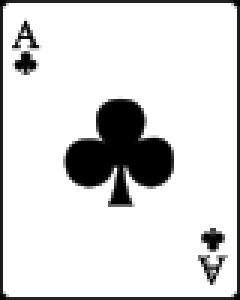
#> input picture img/80px-Playing_card_club_A.svg.png, 80 x 100 px (shown 3 times larger)
$ jupyter execute cards.ipynb
#> lines starting #> are read from the running program, lines starting #| are printed output that depends on the picture
[cell 1]
import cv2
import matplotlib.pyplot as plt

def grid_display(list_of_images, list_of_titles=[], no_of_columns=2, figsize=(10,10)):

    fig = plt.figure(figsize=figsize)
    column = 0
    for i in range(len(list_of_images)):
        column += 1
        #  check for end of column and create a new figure
        if column == no_of_columns+1:
            fig = plt.figure(figsize=figsize)
            column = 1
        fig.add_subplot(1, no_of_columns, column)
        plt.imshow(list_of_images[i])
        plt.axis('off')
        if len(list_of_titles) >= len(list_of_images):
            plt.title(list_of_titles[i])

img_1 = cv2.imread('./img/80px-Playing_card_club_A.svg.png')
#> img_1 is the input picture: shape (100, 80, 3); min 0, max 255, mean 217.4
img_2 = cv2.imread('./img/80px-Playing_card_club_2.svg.png')
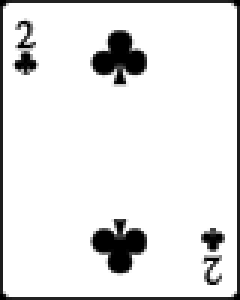
#> input picture img/80px-Playing_card_club_2.svg.png, 80 x 100 px (shown 3 times larger)
#> img_2 is the input picture: shape (100, 80, 3); min 0, max 255, mean 229
images = [img_1, img_2]
grid_display(images, figsize=(2,2))
#> the loop in grid_display, `for i in range(len(list_of_images)):` made 2 passes
#> after the loop in grid_display, `for i in range(len(list_of_images)):`: column = 2
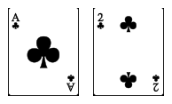
#> figure drawn by matplotlib, 2 panels

[cell 2]
import os
import random

path = 'img'
deck = [os.path.join(path, f.name) for f in os.scandir(path) if f.is_file() and f.name != '.DS_Store']
# display(deck)
random.shuffle(deck)
images = [cv2.imread(card) for card in deck]
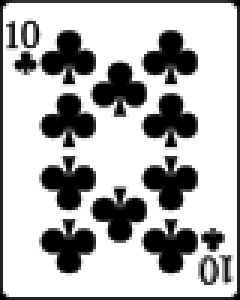
#> input picture img/80px-Playing_card_club_10.svg.png, 80 x 100 px (shown 3 times larger)
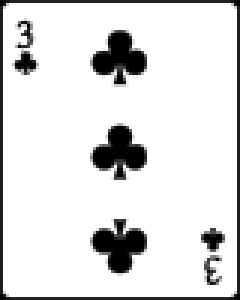
#> input picture img/80px-Playing_card_club_3.svg.png, 80 x 100 px (shown 3 times larger)
#> images = 4 items
grid_display(images, no_of_columns=13, figsize=(18,5))
#> the loop in grid_display (call 2), `for i in range(len(list_of_images)):` made 4 passes
